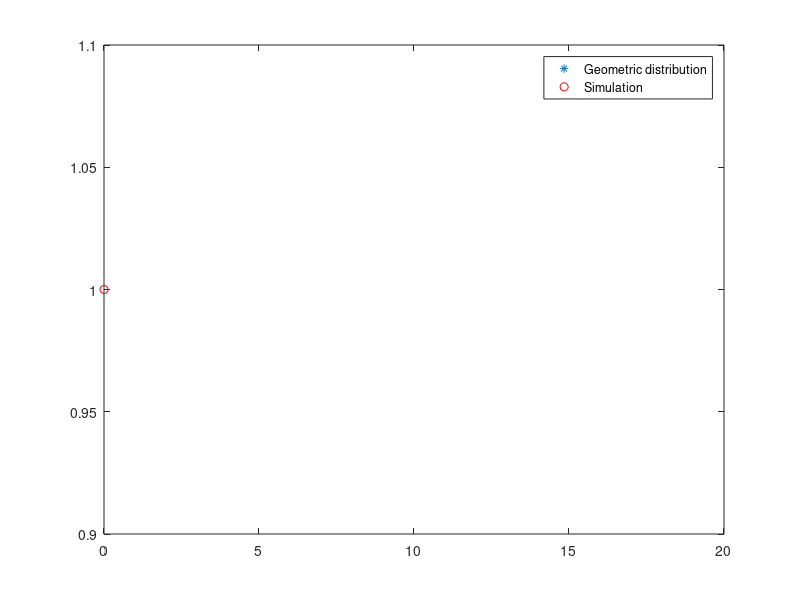

The MATLAB source for this figure:
%Simulate Geo(p) r. var.

p = input('prob. of succes = ');

%Generate 1 variable

X = 0;
while rand>=p
    X = X + 1; %count the nr of failures
end
%Generate a sample of variables

N = input('Nr. of simulations (high nr) =');   %10,1e2
for i=1:N
        X(i) = 0;
    while rand>=p
        X(i) = X(i) + 1; %count the nr of failures
    end
end

%Compare it to the Geo(n,p) graphically distr.
UX = unique(X); %distinct values
nX = hist(X,length(UX)); %number of each distinct value
reffr = nX/N;

%Graph
k = 0:20; %infinite set of values
pk = geopdf(k,p);

clf

plot(k,pk,'*',UX,reffr,'ro')
legend('Geometric distribution', 'Simulation')